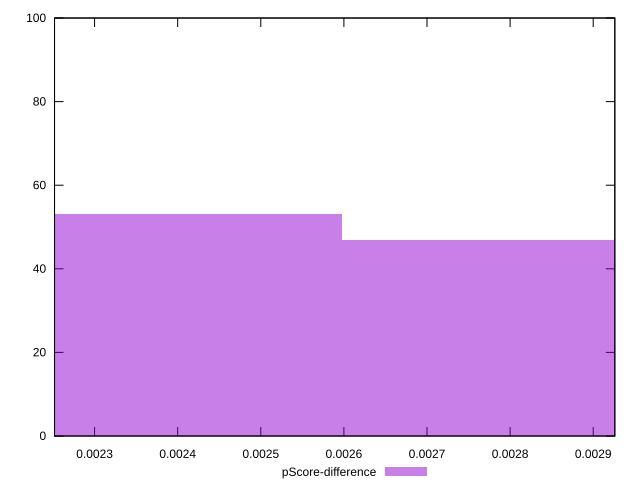

gnuplot code for this plot:
reset

$pScoreDifference <<EOF
0.0028343037099880053 47
0.002361919758323338 53
EOF

set key outside below
set boxwidth 0.00047238395166466753
set xrange [0.0022518115498670888:0.0029260029018274847]
set yrange [0:100]
set trange [0:100]
set style fill transparent solid 0.5 noborder
set terminal svg size 640, 490 enhanced background rgb 'white'
set output "report_00009_2021-02-08T22-37-41.559Z/uses-long-cache-ttl/samples/pages/pScore-difference/histogram.svg"

plot $pScoreDifference title "pScore-difference" with boxes

reset
